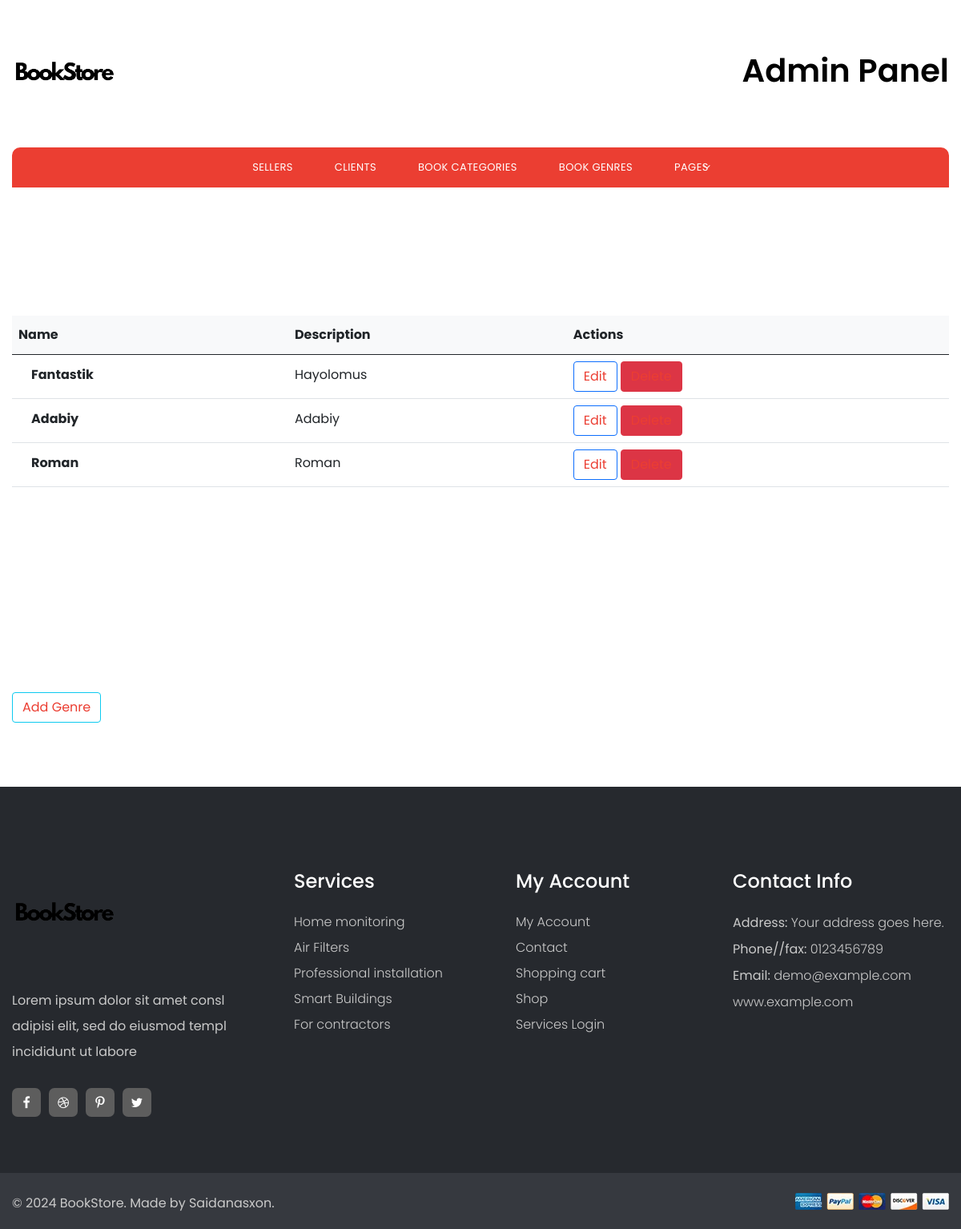
/admin_panel/genre_list/ (signed in), run on the app's committed database.
### sellers/models.py (models this page shows, shortened)
class BookGenre(models.Model):
    name = models.CharField(max_length=100)
    description = models.TextField()
    image = models.ImageField(upload_to='genre_pics/', default=' genre_pics/category_default.jpg')

### admins/views.py (the view)
# urls.py: path('genre_list/', views.BookGenresView.as_view(), name='book_genres'),
class BookGenresView(AdminRequiredMixin, View):
    def get(self, request):
        genres = BookGenre.objects.all()
        return render(request,'admins/book_genres.html', {'genres': genres})

### users/permissions.py (called while the page is built)
    def dispatch(self, request, *args, **kwargs):
        if not request.user.is_authenticated:
            return self.handle_no_permission()
        if not request.user.user_role == 'admin':
            return self.handle_no_permission()
        return super().dispatch(request, *args, **kwargs)

### admins/templates/admins/book_genres.html
{% extends 'base.html' %}
{% load static %}
{% block content %}
<div class="container d-flex justify-content-center" style="margin-top: 50px; margin-bottom: 50px;">
  <table class="table align-middle bg-white" >
      <thead class="bg-light">
        <tr>
          <th>Name </th>
          <th>Description</th>
          <th>Actions</th>
        </tr>
      </thead>
      <tbody>
        {% for genre in genres %}
        <tr>
          <td>
            <div class="d-flex align-items-center">
              <div class="ms-3">
                <p class="fw-bold mb-1">{{genre.name}}</p>
              </div>
            </div>
          </td>
          <td>
            <p class="fw-normal mb-1">{{genre.description}}</p>
          </td>
          <td>
            <button type="button" class="btn btn-outline-primary">
              <a href="{% url 'admins:edit_genre' genre.pk %}">Edit</a>
            </button>
            <button type="button" class="btn btn-danger">
              <a href="{% url 'admins:delete_genre' genre.pk %}">Delete</a>
              </button>
          </td>
        </tr>
        {% endfor %}
      </tbody>
    </table>
</div>
<div class="container d-flex justify-content-left">
  <button class="btn btn-outline-info"><a href="{% url 'admins:add_genre' %}">Add Genre</a></button>
</div>
{% endblock %}

### data on the page
BookGenre: name "Fantastik", description "Hayolomus"
BookGenre: name "Adabiy", description "Adabiy"
BookGenre: name "Roman", description "Roman"
